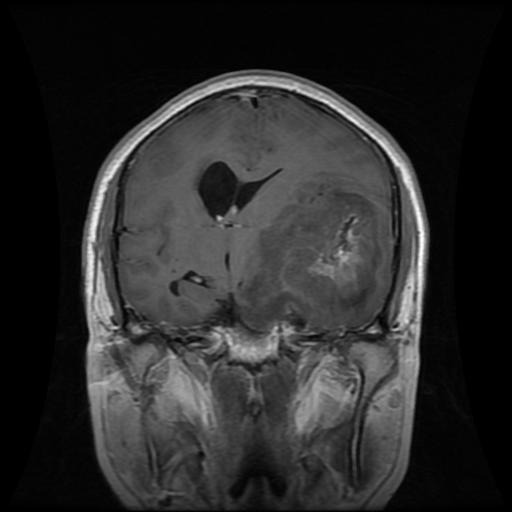
#> input picture uploads/041287784ba54253aa2d8d2b88bfccff.jpg, 512 x 512 px
$ python -i image_utils.py   (imports and definitions only)
#> lines starting #> are read from the running program, lines starting #| are printed output that depends on the picture
#> further down, picture is the input picture: shape (512, 512, 3); min 0, max 255, mean 42.8
from __future__ import annotations

import cv2
import numpy as np


COLORS = {
    "Glioma": (43, 122, 255),
    "Meningioma": (41, 191, 143),
    "Pituitary": (187, 92, 255),
    "No Tumor": (120, 130, 140),
}


def preprocess_mri(image: np.ndarray, target_size: tuple[int, int] = (512, 512)):
    """Resize, denoise, normalize, and lightly enhance MRI contrast."""
#> called with target_size = (512, 512)
    resized = cv2.resize(image, target_size, interpolation=cv2.INTER_AREA)

    denoised = cv2.GaussianBlur(resized, (5, 5), 0)

    gray = cv2.cvtColor(denoised, cv2.COLOR_BGR2GRAY)
    clahe = cv2.createCLAHE(clipLimit=2.0, tileGridSize=(8, 8))
    enhanced_gray = clahe.apply(gray)
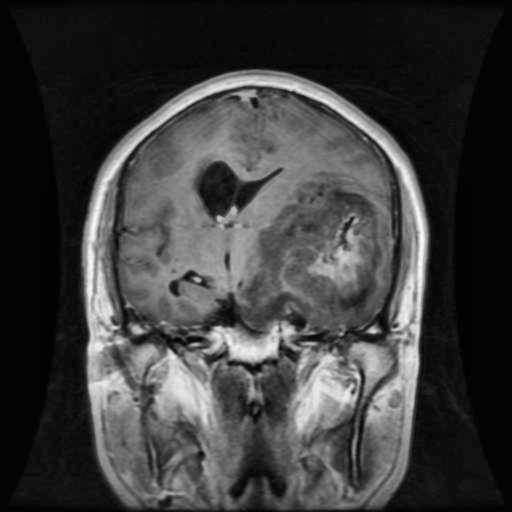
#> enhanced_gray: shape (512, 512); min 2, max 250, mean 60.5
    enhanced = cv2.cvtColor(enhanced_gray, cv2.COLOR_GRAY2BGR)

    normalized = cv2.normalize(enhanced, None, 0, 255, cv2.NORM_MINMAX).astype(np.uint8)

    preprocessing = {
        "resize": f"{target_size[0]}x{target_size[1]}",
        "denoising": "Gaussian blur 5x5",
        "normalization": "OpenCV min-max normalization to 0-255",
        "roi_extraction": "Full brain slice used; add skull stripping for clinical ROI.",
    }
    return normalized, preprocessing


# [71 lines left out: function draw_detections, not called in this run]

>>> import cv2
>>> picture = cv2.imread('../../uploads/041287784ba54253aa2d8d2b88bfccff.jpg')
>>> result = preprocess_mri(picture)

$ run again, on uploads/131ebf41a0a745c8bafb95bcdae89857.jpg
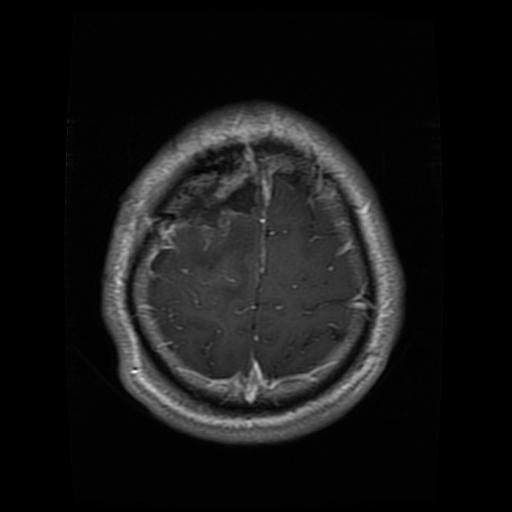
#> input picture uploads/131ebf41a0a745c8bafb95bcdae89857.jpg, 512 x 512 px
#> picture is the input picture: shape (512, 512, 3); min 0, max 254, mean 22
#> in preprocess_mri, `enhanced_gray = clahe.apply(gray)`:
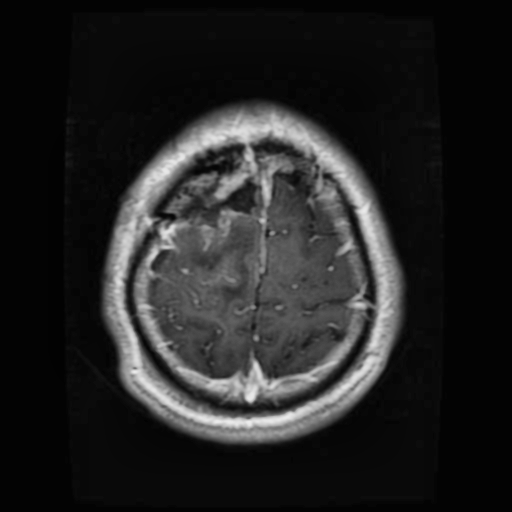
#> enhanced_gray: shape (512, 512); min 1, max 236, mean 35.4

$ run again, on uploads/2858ab9325af4c55b86abd20cacf477a.jpg
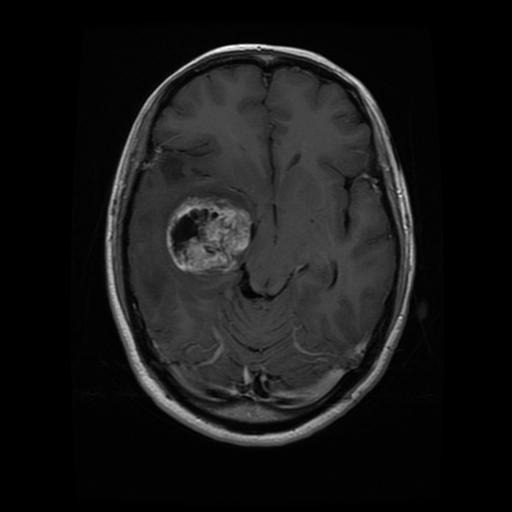
#> input picture uploads/2858ab9325af4c55b86abd20cacf477a.jpg, 512 x 512 px
#> picture is the input picture: shape (512, 512, 3); min 0, max 255, mean 23.3
#> in preprocess_mri, `enhanced_gray = clahe.apply(gray)`:
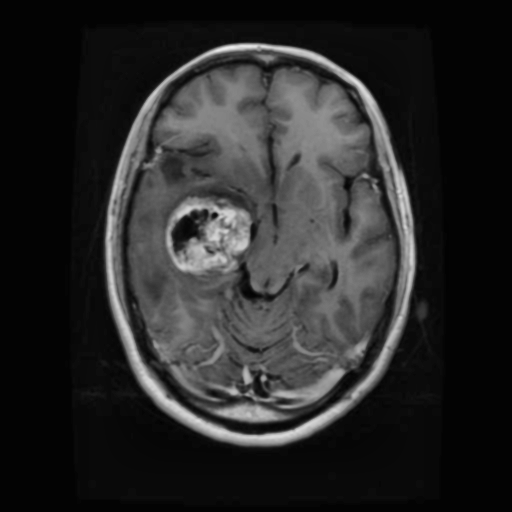
#> enhanced_gray: shape (512, 512); min 1, max 237, mean 40.6

$ run again, on uploads/31f2ebb38ded41bab1ebb8ca145de662.jpg
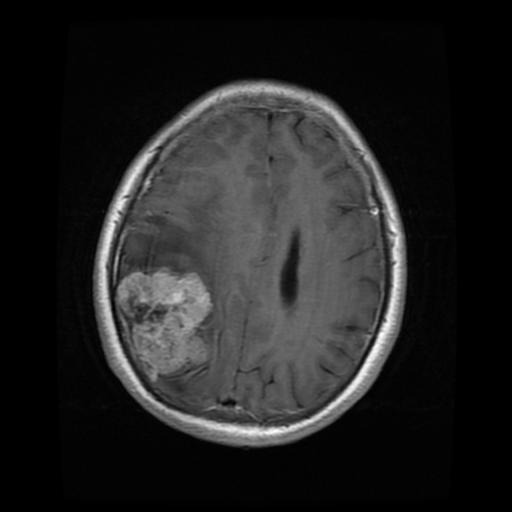
#> input picture uploads/31f2ebb38ded41bab1ebb8ca145de662.jpg, 512 x 512 px
#> picture is the input picture: shape (512, 512, 3); min 0, max 255, mean 34.1
#> in preprocess_mri, `enhanced_gray = clahe.apply(gray)`:
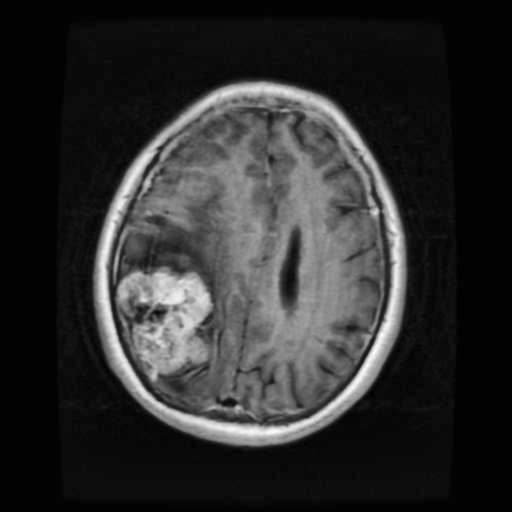
#> enhanced_gray: shape (512, 512); min 2, max 249, mean 45.6
